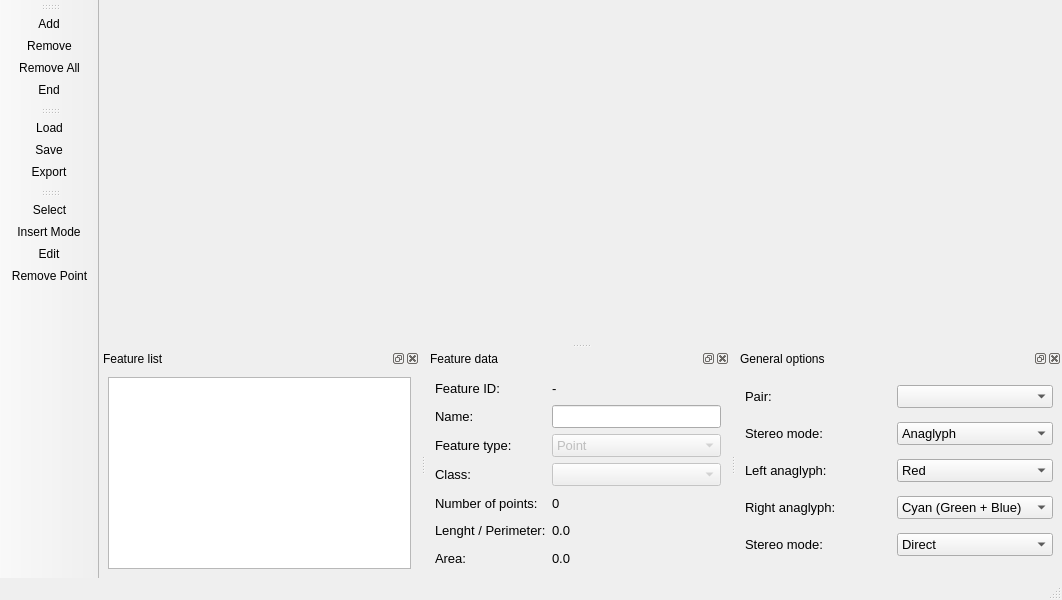
<?xml version="1.0" encoding="UTF-8"?>
<ui version="4.0">
 <class>StereoPlotterForm</class>
 <widget class="QMainWindow" name="StereoPlotterForm">
  <property name="geometry">
   <rect>
    <x>0</x>
    <y>0</y>
    <width>1062</width>
    <height>600</height>
   </rect>
  </property>
  <property name="windowTitle">
   <string>Stereoplotter</string>
  </property>
  <property name="dockNestingEnabled">
   <bool>false</bool>
  </property>
  <widget class="QWidget" name="centralwidget"/>
  <widget class="QMenuBar" name="menubar">
   <property name="geometry">
    <rect>
     <x>0</x>
     <y>0</y>
     <width>1062</width>
     <height>25</height>
    </rect>
   </property>
  </widget>
  <widget class="QStatusBar" name="statusbar"/>
  <widget class="QDockWidget" name="featureListDockWidget">
   <property name="minimumSize">
    <size>
     <width>96</width>
     <height>121</height>
    </size>
   </property>
   <property name="features">
    <set>QDockWidget::AllDockWidgetFeatures</set>
   </property>
   <property name="windowTitle">
    <string>Feature list</string>
   </property>
   <attribute name="dockWidgetArea">
    <number>8</number>
   </attribute>
   <widget class="QWidget" name="dockWidgetContents_4">
    <layout class="QGridLayout" name="gridLayout_3">
     <item row="0" column="0">
      <widget class="QTreeView" name="treeView"/>
     </item>
    </layout>
   </widget>
  </widget>
  <widget class="QDockWidget" name="featureEditorDockWidget">
   <property name="minimumSize">
    <size>
     <width>250</width>
     <height>223</height>
    </size>
   </property>
   <property name="maximumSize">
    <size>
     <width>3500</width>
     <height>250</height>
    </size>
   </property>
   <property name="contextMenuPolicy">
    <enum>Qt::NoContextMenu</enum>
   </property>
   <property name="features">
    <set>QDockWidget::AllDockWidgetFeatures</set>
   </property>
   <property name="windowTitle">
    <string>Feature data</string>
   </property>
   <attribute name="dockWidgetArea">
    <number>8</number>
   </attribute>
   <widget class="QWidget" name="dockWidgetContents_5">
    <layout class="QGridLayout" name="gridLayout_6">
     <item row="0" column="0">
      <layout class="QGridLayout" name="gridLayout_2">
       <item row="0" column="0">
        <widget class="QLabel" name="label_11">
         <property name="font">
          <font>
           <pointsize>10</pointsize>
          </font>
         </property>
         <property name="text">
          <string>Feature ID:</string>
         </property>
        </widget>
       </item>
       <item row="0" column="1">
        <widget class="QLabel" name="featureIdLabel">
         <property name="font">
          <font>
           <pointsize>10</pointsize>
          </font>
         </property>
         <property name="text">
          <string>-</string>
         </property>
        </widget>
       </item>
       <item row="1" column="0">
        <widget class="QLabel" name="label_4">
         <property name="font">
          <font>
           <pointsize>10</pointsize>
          </font>
         </property>
         <property name="text">
          <string>Name:</string>
         </property>
        </widget>
       </item>
       <item row="1" column="1">
        <widget class="QLineEdit" name="nameEdit">
         <property name="font">
          <font>
           <pointsize>10</pointsize>
          </font>
         </property>
         <property name="readOnly">
          <bool>true</bool>
         </property>
        </widget>
       </item>
       <item row="2" column="0">
        <widget class="QLabel" name="label_5">
         <property name="font">
          <font>
           <pointsize>10</pointsize>
          </font>
         </property>
         <property name="text">
          <string>Feature type:</string>
         </property>
        </widget>
       </item>
       <item row="2" column="1">
        <widget class="QComboBox" name="comboBox_3">
         <property name="enabled">
          <bool>false</bool>
         </property>
         <property name="font">
          <font>
           <pointsize>10</pointsize>
          </font>
         </property>
         <item>
          <property name="text">
           <string>Point</string>
          </property>
         </item>
         <item>
          <property name="text">
           <string>Line</string>
          </property>
         </item>
         <item>
          <property name="text">
           <string>Polygon</string>
          </property>
         </item>
        </widget>
       </item>
       <item row="3" column="0">
        <widget class="QLabel" name="label_6">
         <property name="font">
          <font>
           <pointsize>10</pointsize>
          </font>
         </property>
         <property name="text">
          <string>Class:</string>
         </property>
        </widget>
       </item>
       <item row="3" column="1">
        <widget class="QComboBox" name="comboBox_4">
         <property name="enabled">
          <bool>false</bool>
         </property>
         <property name="font">
          <font>
           <pointsize>10</pointsize>
          </font>
         </property>
        </widget>
       </item>
       <item row="4" column="0">
        <widget class="QLabel" name="label_12">
         <property name="font">
          <font>
           <pointsize>10</pointsize>
          </font>
         </property>
         <property name="text">
          <string>Number of points:</string>
         </property>
        </widget>
       </item>
       <item row="4" column="1">
        <widget class="QLabel" name="noPointsLabel">
         <property name="font">
          <font>
           <pointsize>10</pointsize>
          </font>
         </property>
         <property name="text">
          <string>0</string>
         </property>
        </widget>
       </item>
       <item row="5" column="0">
        <widget class="QLabel" name="label_9">
         <property name="font">
          <font>
           <pointsize>10</pointsize>
          </font>
         </property>
         <property name="text">
          <string>Lenght / Perimeter:</string>
         </property>
         <property name="wordWrap">
          <bool>true</bool>
         </property>
        </widget>
       </item>
       <item row="5" column="1">
        <widget class="QLabel" name="perimeterLabel">
         <property name="font">
          <font>
           <pointsize>10</pointsize>
          </font>
         </property>
         <property name="text">
          <string>0.0</string>
         </property>
        </widget>
       </item>
       <item row="6" column="0">
        <widget class="QLabel" name="label_10">
         <property name="font">
          <font>
           <pointsize>10</pointsize>
          </font>
         </property>
         <property name="text">
          <string>Area:</string>
         </property>
        </widget>
       </item>
       <item row="6" column="1">
        <widget class="QLabel" name="areaLabel">
         <property name="font">
          <font>
           <pointsize>10</pointsize>
          </font>
         </property>
         <property name="text">
          <string>0.0</string>
         </property>
        </widget>
       </item>
      </layout>
     </item>
    </layout>
   </widget>
  </widget>
  <widget class="QDockWidget" name="generalOptionsDockWidget">
   <property name="minimumSize">
    <size>
     <width>279</width>
     <height>197</height>
    </size>
   </property>
   <property name="maximumSize">
    <size>
     <width>3500</width>
     <height>250</height>
    </size>
   </property>
   <property name="features">
    <set>QDockWidget::AllDockWidgetFeatures</set>
   </property>
   <property name="windowTitle">
    <string>General options</string>
   </property>
   <attribute name="dockWidgetArea">
    <number>8</number>
   </attribute>
   <widget class="QWidget" name="dockWidgetContents_2">
    <layout class="QGridLayout" name="gridLayout_5">
     <item row="0" column="0">
      <widget class="QLabel" name="label">
       <property name="font">
        <font>
         <pointsize>10</pointsize>
        </font>
       </property>
       <property name="text">
        <string>Pair:</string>
       </property>
      </widget>
     </item>
     <item row="0" column="1">
      <widget class="QComboBox" name="comboBox">
       <property name="font">
        <font>
         <pointsize>10</pointsize>
        </font>
       </property>
      </widget>
     </item>
     <item row="1" column="0">
      <widget class="QLabel" name="label_2">
       <property name="font">
        <font>
         <pointsize>10</pointsize>
        </font>
       </property>
       <property name="text">
        <string>Stereo mode:</string>
       </property>
      </widget>
     </item>
     <item row="1" column="1">
      <widget class="QComboBox" name="comboBox_2">
       <property name="font">
        <font>
         <pointsize>10</pointsize>
        </font>
       </property>
       <item>
        <property name="text">
         <string>Anaglyph</string>
        </property>
       </item>
       <item>
        <property name="text">
         <string>Polarized glasses</string>
        </property>
       </item>
      </widget>
     </item>
     <item row="2" column="0">
      <widget class="QLabel" name="label_3">
       <property name="font">
        <font>
         <pointsize>10</pointsize>
        </font>
       </property>
       <property name="text">
        <string>Left anaglyph:</string>
       </property>
      </widget>
     </item>
     <item row="2" column="1">
      <widget class="QComboBox" name="comboBox_5">
       <property name="font">
        <font>
         <pointsize>10</pointsize>
        </font>
       </property>
       <item>
        <property name="text">
         <string>Red</string>
        </property>
       </item>
       <item>
        <property name="text">
         <string>Green</string>
        </property>
       </item>
       <item>
        <property name="text">
         <string>Blue</string>
        </property>
       </item>
       <item>
        <property name="text">
         <string>Cyan (Green + Blue)</string>
        </property>
       </item>
       <item>
        <property name="text">
         <string>Yellow (Red + Green)</string>
        </property>
       </item>
       <item>
        <property name="text">
         <string>Magenta (Red + Blue)</string>
        </property>
       </item>
      </widget>
     </item>
     <item row="3" column="0">
      <widget class="QLabel" name="label_7">
       <property name="font">
        <font>
         <pointsize>10</pointsize>
        </font>
       </property>
       <property name="text">
        <string>Right anaglyph:</string>
       </property>
      </widget>
     </item>
     <item row="3" column="1">
      <widget class="QComboBox" name="comboBox_6">
       <property name="font">
        <font>
         <pointsize>10</pointsize>
        </font>
       </property>
       <property name="currentIndex">
        <number>3</number>
       </property>
       <item>
        <property name="text">
         <string>Red</string>
        </property>
       </item>
       <item>
        <property name="text">
         <string>Green</string>
        </property>
       </item>
       <item>
        <property name="text">
         <string>Blue</string>
        </property>
       </item>
       <item>
        <property name="text">
         <string>Cyan (Green + Blue)</string>
        </property>
       </item>
       <item>
        <property name="text">
         <string>Yellow (Red + Green)</string>
        </property>
       </item>
       <item>
        <property name="text">
         <string>Magenta (Red + Blue)</string>
        </property>
       </item>
      </widget>
     </item>
     <item row="4" column="0">
      <widget class="QLabel" name="label_8">
       <property name="font">
        <font>
         <pointsize>10</pointsize>
        </font>
       </property>
       <property name="text">
        <string>Stereo mode:</string>
       </property>
      </widget>
     </item>
     <item row="4" column="1">
      <widget class="QComboBox" name="comboBox_7">
       <property name="font">
        <font>
         <pointsize>10</pointsize>
        </font>
       </property>
       <item>
        <property name="text">
         <string>Direct</string>
        </property>
       </item>
       <item>
        <property name="text">
         <string>Reverse</string>
        </property>
       </item>
      </widget>
     </item>
    </layout>
   </widget>
  </widget>
  <widget class="QToolBar" name="featuresToolBar">
   <property name="windowTitle">
    <string>Feature tools</string>
   </property>
   <attribute name="toolBarArea">
    <enum>LeftToolBarArea</enum>
   </attribute>
   <attribute name="toolBarBreak">
    <bool>false</bool>
   </attribute>
   <addaction name="actionAdd"/>
   <addaction name="actionRemove"/>
   <addaction name="actionRemove_All"/>
   <addaction name="actionEnd"/>
  </widget>
  <widget class="QToolBar" name="filesToolBar">
   <property name="windowTitle">
    <string>File tools</string>
   </property>
   <attribute name="toolBarArea">
    <enum>LeftToolBarArea</enum>
   </attribute>
   <attribute name="toolBarBreak">
    <bool>false</bool>
   </attribute>
   <addaction name="actionLoad"/>
   <addaction name="actionSave"/>
   <addaction name="actionExport"/>
  </widget>
  <widget class="QToolBar" name="pointsToolBar">
   <property name="windowTitle">
    <string>Point tools</string>
   </property>
   <attribute name="toolBarArea">
    <enum>LeftToolBarArea</enum>
   </attribute>
   <attribute name="toolBarBreak">
    <bool>false</bool>
   </attribute>
   <addaction name="actionSelect"/>
   <addaction name="actionInsert"/>
   <addaction name="actionEdit"/>
   <addaction name="actionRemove_Point"/>
  </widget>
  <action name="actionAdd">
   <property name="icon">
    <iconset resource="../resource/resource.qrc">
     <normaloff>:/icon/add.png</normaloff>:/icon/add.png</iconset>
   </property>
   <property name="text">
    <string>Add</string>
   </property>
   <property name="toolTip">
    <string>Add new feature</string>
   </property>
  </action>
  <action name="actionRemove">
   <property name="icon">
    <iconset resource="../resource/resource.qrc">
     <normaloff>:/icon/remove.png</normaloff>:/icon/remove.png</iconset>
   </property>
   <property name="text">
    <string>Remove</string>
   </property>
   <property name="toolTip">
    <string>Remove feature</string>
   </property>
  </action>
  <action name="actionRemove_All">
   <property name="icon">
    <iconset resource="../resource/resource.qrc">
     <normaloff>:/icon/removeall.png</normaloff>:/icon/removeall.png</iconset>
   </property>
   <property name="text">
    <string>Remove All</string>
   </property>
   <property name="toolTip">
    <string>Remove all features</string>
   </property>
  </action>
  <action name="actionEnd">
   <property name="icon">
    <iconset resource="../resource/resource.qrc">
     <normaloff>:/icon/featdone.png</normaloff>:/icon/featdone.png</iconset>
   </property>
   <property name="text">
    <string>End</string>
   </property>
   <property name="toolTip">
    <string>End feature</string>
   </property>
  </action>
  <action name="actionSelect">
   <property name="checkable">
    <bool>true</bool>
   </property>
   <property name="icon">
    <iconset resource="../resource/resource.qrc">
     <normaloff>:/icon/select.png</normaloff>:/icon/select.png</iconset>
   </property>
   <property name="text">
    <string>Select</string>
   </property>
   <property name="toolTip">
    <string>Select feature/point</string>
   </property>
  </action>
  <action name="actionInsert">
   <property name="checkable">
    <bool>true</bool>
   </property>
   <property name="icon">
    <iconset resource="../resource/resource.qrc">
     <normaloff>:/icon/ptadd.png</normaloff>:/icon/ptadd.png</iconset>
   </property>
   <property name="text">
    <string>Insert Mode</string>
   </property>
   <property name="toolTip">
    <string>Insert point mode</string>
   </property>
  </action>
  <action name="actionEdit">
   <property name="checkable">
    <bool>true</bool>
   </property>
   <property name="icon">
    <iconset resource="../resource/resource.qrc">
     <normaloff>:/icon/ptedit.png</normaloff>:/icon/ptedit.png</iconset>
   </property>
   <property name="text">
    <string>Edit</string>
   </property>
   <property name="toolTip">
    <string>Edit point mode</string>
   </property>
  </action>
  <action name="actionRemove_Point">
   <property name="icon">
    <iconset resource="../resource/resource.qrc">
     <normaloff>:/icon/ptremove.png</normaloff>:/icon/ptremove.png</iconset>
   </property>
   <property name="text">
    <string>Remove Point</string>
   </property>
   <property name="toolTip">
    <string>Remove point</string>
   </property>
  </action>
  <action name="actionLoad">
   <property name="icon">
    <iconset resource="../resource/resource.qrc">
     <normaloff>:/icon/fileopen.png</normaloff>:/icon/fileopen.png</iconset>
   </property>
   <property name="text">
    <string>Load</string>
   </property>
   <property name="toolTip">
    <string>Load features</string>
   </property>
  </action>
  <action name="actionSave">
   <property name="icon">
    <iconset resource="../resource/resource.qrc">
     <normaloff>:/icon/filesave</normaloff>:/icon/filesave</iconset>
   </property>
   <property name="text">
    <string>Save</string>
   </property>
   <property name="toolTip">
    <string>Save features</string>
   </property>
  </action>
  <action name="actionExport">
   <property name="icon">
    <iconset resource="../resource/resource.qrc">
     <normaloff>:/icon/report.png</normaloff>:/icon/report.png</iconset>
   </property>
   <property name="text">
    <string>Export</string>
   </property>
   <property name="toolTip">
    <string>Export features as...</string>
   </property>
  </action>
 </widget>
 <resources>
  <include location="../resource/resource.qrc"/>
 </resources>
 <connections/>
</ui>
